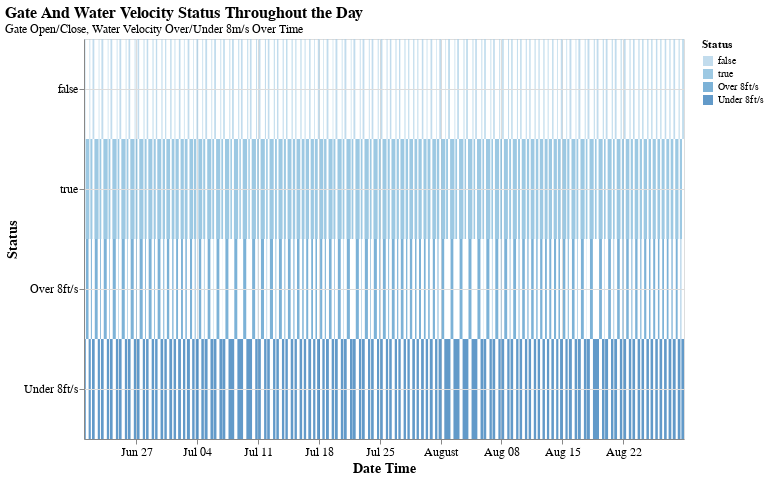

Source (notebook cell):
### Code cell
joint_df = pd.concat([consecutive_streaks, consecutive_streaks_vel])

chart = alt.Chart(joint_df).mark_rect(size=20, opacity=0.7).encode(
    y=alt.Y('Status:O', title='Status', axis=alt.Axis(titleFontSize=14)),
    x=alt.X('min_datetime:T', title='Date Time', axis=alt.Axis(titleFontSize=14)),
    x2='max_datetime:T',
    color="Status:O",
    tooltip=[
        alt.Tooltip('Status:O', title='Status'),
        # alt.Tooltip('min_datetime:T', title='Start Time'),
        # alt.Tooltip('max_datetime:T', title='End Time'),
        alt.Tooltip('streak_duration:Q', title='Duration(hour)')]
).properties(
    title={
        "text": ["Gate And Water Velocity Status Throughout the Day"],
        "subtitle": "Gate Open/Close, Water Velocity Over/Under 8m/s Over Time",
        "fontSize": 16,
        "subtitleFontSize": 12,
        "anchor": "start",
        "color": "black"
    },
    width=600,
    height=400
).configure_axis(
    grid=True,
    labelFontSize=12,
    titleFontSize=14,
).configure_title(
    fontSize=18,
    anchor='start'
)

# Show the chart
chart

### Figure 1 — Vega-Lite specification as saved in the notebook (floating-point values rounded to 4 significant figures; data arrays with more than 128 entries replaced by an {"elided": "..."} marker saying what was removed)
{"config": {"view": {"continuousWidth": 300, "continuousHeight": 300}, "axis": {"grid": true, "labelFontSize": 12, "titleFontSize": 14}, "title": {"anchor": "start", "fontSize": 18}}, "data": {"name": "data-f4803d8af9c996c7d06e71534b87d139"}, "mark": {"type": "rect", "opacity": 0.7, "size": 20}, "encoding": {"color": {"field": "Status", "type": "ordinal"}, "tooltip": [{"field": "Status", "title": "Status", "type": "ordinal"}, {"field": "streak_duration", "title": "Duration(hour)", "type": "quantitative"}], "x": {"axis": {"titleFontSize": 14}, "field": "min_datetime", "title": "Date Time", "type": "temporal"}, "x2": {"field": "max_datetime"}, "y": {"axis": {"titleFontSize": 14}, "field": "Status", "title": "Status", "type": "ordinal"}}, "height": 400, "title": {"text": ["Gate And Water Velocity Status Throughout the Day"], "subtitle": "Gate Open/Close, Water Velocity Over/Under 8m/s Over Time", "fontSize": 16, "subtitleFontSize": 12, "anchor": "start", "color": "black"}, "width": 600, "$schema": "https://vega.github.io/schema/vega-lite/v5.8.0.json", "datasets": {"data-f4803d8af9c996c7d06e71534b87d139": {"elided": "518 records"}}}
